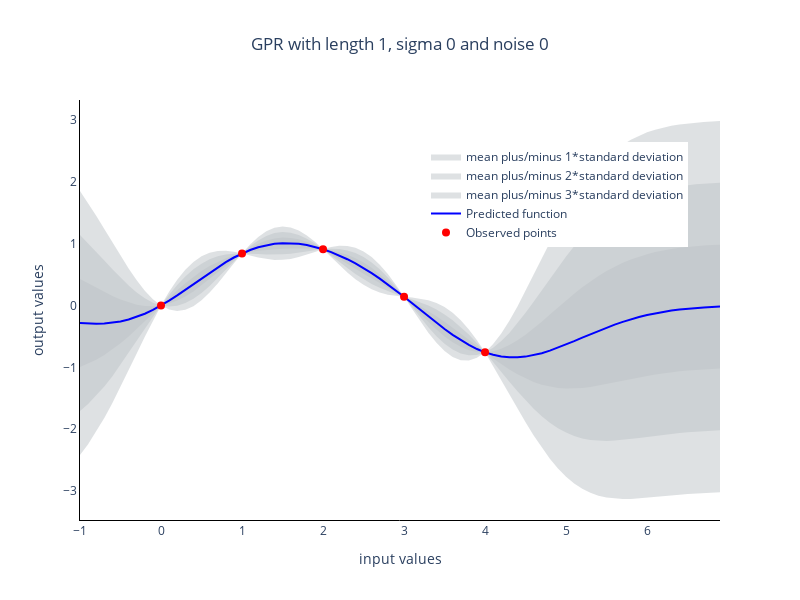

Notebook code cell kept with this figure:
### Markdown cell above
Now, we can visualize our first GPR.

### Code cell
model = GPR(x_values, y_values)
data = plot_GPR(data_x=x_values, data_y=y_values, x=x, model=model)
fig4 = go.Figure(data=data)
fig4 = update_layout_of_graph(fig=fig4,
                              title='GPR with length 1, sigma 0 and noise 0')

fig4.show()

### Figure 1 — Plotly figure (JSON) as saved in the notebook; plotly's stock layout.template omitted (floating-point values rounded to 4 significant figures; data arrays with more than 128 entries replaced by an {"elided": "..."} marker saying what was removed)
{"data": [{"fill": "toself", "fillcolor": "rgba(189,195,199,0.5)", "hoverinfo": "skip", "line": {"color": "rgba(200,200,200,0)"}, "name": "mean plus/minus 1*standard deviation", "showlegend": true, "type": "scatter", "visible": true, "x": {"elided": "160 float values"}, "y": {"elided": "160 float values"}}, {"fill": "toself", "fillcolor": "rgba(189,195,199,0.5)", "hoverinfo": "skip", "line": {"color": "rgba(200,200,200,0)"}, "name": "mean plus/minus 2*standard deviation", "showlegend": true, "type": "scatter", "visible": true, "x": {"elided": "160 float values"}, "y": {"elided": "160 float values"}}, {"fill": "toself", "fillcolor": "rgba(189,195,199,0.5)", "hoverinfo": "skip", "line": {"color": "rgba(200,200,200,0)"}, "name": "mean plus/minus 3*standard deviation", "showlegend": true, "type": "scatter", "visible": true, "x": {"elided": "160 float values"}, "y": {"elided": "160 float values"}}, {"line": {"color": "blue", "width": 2}, "name": "Predicted function", "showlegend": true, "type": "scatter", "visible": true, "x": [-1, -0.9, -0.8, -0.7, -0.6, -0.5, -0.4, -0.3, -0.2, -0.1, -2.22e-16, 0.1, 0.2, 0.3, 0.4, 0.5, 0.6, 0.7, 0.8, 0.9, 1.0, 1.1, 1.2, 1.3, 1.4, 1.5, 1.6, 1.7, 1.8, 1.9, 2.0, 2.1, 2.2, 2.3, 2.4, 2.5, 2.6, 2.7, 2.8, 2.9, 3.0, 3.1, 3.2, 3.3, 3.4, 3.5, 3.6, 3.7, 3.8, 3.9, 4.0, 4.1, 4.2, 4.3, 4.4, 4.5, 4.6, 4.7, 4.8, 4.9, 5.0, 5.1, 5.2, 5.3, 5.4, 5.5, 5.6, 5.7, 5.8, 5.9, 6.0, 6.1, 6.2, 6.3, 6.4, 6.5, 6.6, 6.7, 6.8, 6.9], "y": [-0.2824, -0.2918, -0.2951, -0.2911, -0.2788, -0.2573, -0.2258, -0.1842, -0.1324, -0.07075, 2.071e-17, 0.0787, 0.1639, 0.2538, 0.3463, 0.4395, 0.5311, 0.6189, 0.7011, 0.7757, 0.8415, 0.8971, 0.9419, 0.9754, 0.9974, 1.008, 1.008, 0.9974, 0.977, 0.9475, 0.9093, 0.863, 0.8091, 0.7479, 0.6796, 0.6044, 0.5228, 0.4351, 0.3417, 0.2434, 0.1411, 0.03605, -0.07039, -0.1766, -0.2806, -0.3807, -0.4748, -0.5611, -0.6378, -0.7034, -0.7568, -0.7971, -0.824, -0.8374, -0.8378, -0.8259, -0.803, -0.7704, -0.7297, -0.6826, -0.6309, -0.5762, -0.5203, -0.4644, -0.4099, -0.3579, -0.309, -0.2639, -0.223, -0.1865, -0.1543, -0.1263, -0.1023, -0.08199, -0.06505, -0.05107, -0.03969, -0.03053, -0.02324, -0.01752]}, {"marker": {"color": "red", "size": 8}, "mode": "markers", "name": "Observed points", "showlegend": true, "type": "scatter", "visible": true, "x": [0, 1, 2, 3, 4], "y": [0, 0.8415, 0.9093, 0.1411, -0.7568]}], "layout": {"autosize": false, "height": 600, "legend": {"x": 0.95, "xanchor": "right", "y": 0.9, "yanchor": "top"}, "plot_bgcolor": "rgba(0,0,0,0)", "title": {"text": "GPR with length 1, sigma 0 and noise 0", "x": 0.5, "xanchor": "center"}, "width": 800, "xaxis": {"linecolor": "black", "linewidth": 1, "showline": true, "title": {"text": "input values"}}, "yaxis": {"linecolor": "black", "linewidth": 1, "showline": true, "title": {"text": "output values"}}}}
